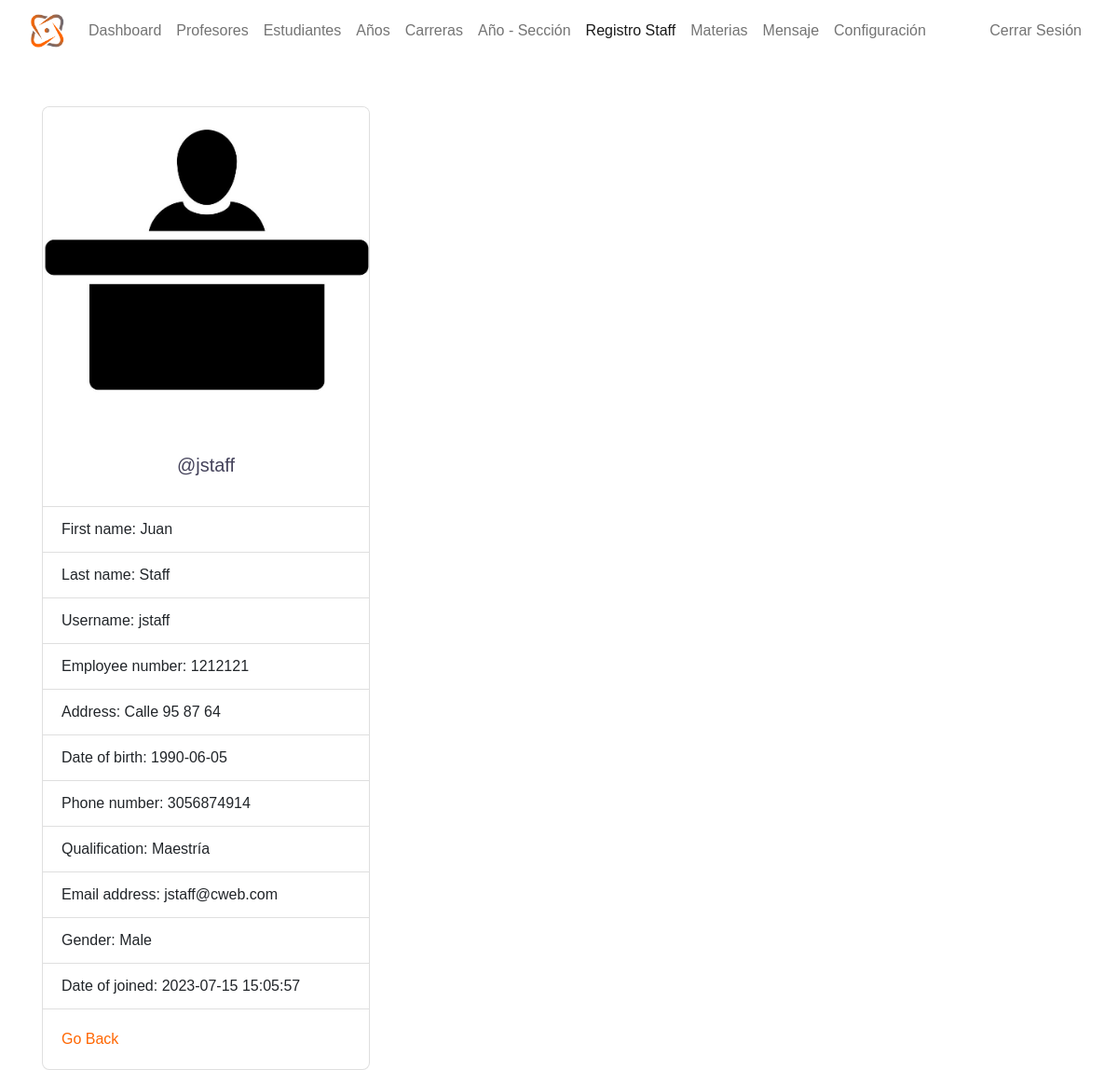
The page /admin/registrar-office-view.php?r_user_id=4 (signed in) on the database its author committed.
### tables this page shows
CREATE TABLE `registrar_office` (
  `r_user_id` int(11) NOT NULL,
  `username` varchar(127) NOT NULL,
  `password` varchar(255) NOT NULL,
  `fname` varchar(31) NOT NULL,
  `lname` varchar(31) NOT NULL,
  `address` varchar(31) NOT NULL,
  `employee_number` int(11) NOT NULL,
  `date_of_birth` date NOT NULL,
  `phone_number` varchar(31) NOT NULL,
  `qualification` varchar(31) NOT NULL,
  `gender` varchar(7) NOT NULL,
  `email_address` varchar(255) NOT NULL,
  `date_of_joined` datetime NOT NULL DEFAULT current_timestamp()
);

### admin/data/registrar_office.php (called while the page is built, shortened)
<?php
function getR_usersById($r_user_id, $conn){
   $sql = "SELECT * FROM registrar_office
           WHERE r_user_id=?";
   $stmt = $conn->prepare($sql);
   $stmt->execute([$r_user_id]);
   if ($stmt->rowCount() == 1) {
     $teacher = $stmt->fetch();
     return $teacher;
   }else {
    return 0;
   }
}

### admin/registrar-office-view.php (the view, shortened to what this page needs)
<?php
if (isset($_SESSION['admin_id']) &&
    isset($_SESSION['role'])) {
    if ($_SESSION['role'] == 'Admin') {
       include "../DB_connection.php";
       include "data/registrar_office.php";
       if(isset($_GET['r_user_id'])){
       $r_user_id = $_GET['r_user_id'];
       $r_user = getR_usersById($r_user_id,$conn);
 ?>
<!DOCTYPE html>
<html lang="en">
<head>
	<link rel="stylesheet" href="https://cdn.jsdelivr.net/npm/bootstrap@5.2.0/dist/css/bootstrap.min.css">
	<link rel="stylesheet" href="../css/style.css">
  <link rel="stylesheet" href="https://cdnjs.cloudflare.com/ajax/libs/font-awesome/4.7.0/css/font-awesome.min.css">
</head>
<body>
    <?php
        include "inc/navbar.php";
        if ($r_user != 0) {
     ?>
     <div class="container mt-5">
         <div class="card" style="width: 22rem;">
          <img src="../img/registrar-office-<?=$r_user['gender']?>.jpg" class="card-img-top" alt="...">
          <div class="card-body">
            <h5 class="card-title text-center">@<?=$r_user['username']?></h5>
          </div>
          <ul class="list-group list-group-flush">
            <li class="list-group-item">First name: <?=$r_user['fname']?></li>
            <li class="list-group-item">Last name: <?=$r_user['lname']?></li>
            <li class="list-group-item">Username: <?=$r_user['username']?></li>
            <li class="list-group-item">Employee number: <?=$r_user['employee_number']?></li>
            <li class="list-group-item">Address: <?=$r_user['address']?></li>
            <li class="list-group-item">Date of birth: <?=$r_user['date_of_birth']?></li>
            <li class="list-group-item">Phone number: <?=$r_user['phone_number']?></li>
            <li class="list-group-item">Qualification: <?=$r_user['qualification']?></li>
            <li class="list-group-item">Email address: <?=$r_user['email_address']?></li>
            <li class="list-group-item">Gender: <?=$r_user['gender']?></li>
            <li class="list-group-item">Date of joined: <?=$r_user['date_of_joined']?></li>
          </ul>
          <div class="card-body">
            <a href="registrar-office.php" class="card-link">Go Back</a>
          </div>
        </div>
     </div>
     <?php
        }else {
          header("Location: registrar-office.php");
          exit;
        }
     ?>
</body>
</html>
<?php
    }else {
        header("Location: registrar-office.php");
        exit;
    }
  }else {
    header("Location: ../login.php");
    exit;
  }
}else {
	header("Location: ../login.php");
	exit;
}
?>

### rows shown on the page
registrar_office: gender (picture), username "jstaff", fname "Juan", lname "Staff", employee_number "1212121", address "Calle 95 87 64", date_of_birth "1990-06-05", phone_number "3056874914", qualification "Maestría", email_address "jstaff@cweb.com", gender "Male", date_of_joined "2023-07-15 15:05:57"
